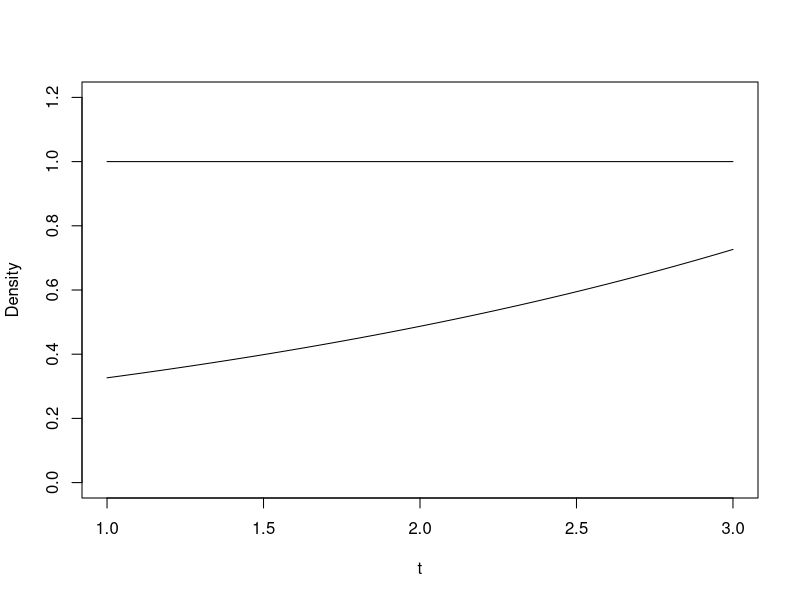
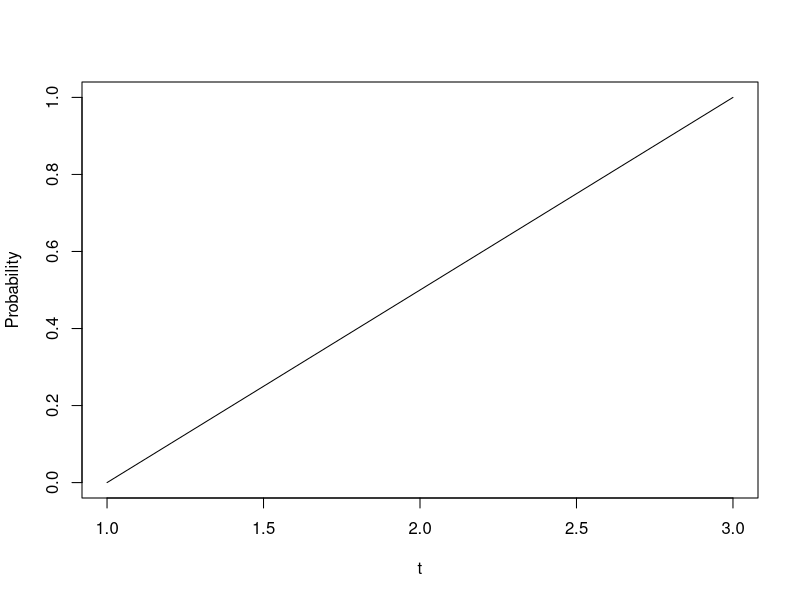

Reproduce these figures in R, in order. (Note: this script raises an error after producing the figures.)
library(stats4)

continuousLogit.loglikelihood<-function(t,L,U,a,b) {
    V_t <- a + b*t
    continuouslogit.denom<-function(t){
        V_t.d <- a + b*t
        return(exp(V_t.d))
    }
    prob<-exp(V_t)/(integrate(continuouslogit.denom,lower=L,upper=U)$value)
    return(-sum(log(prob)))
}

continuousLogit.density<-function(t,L,U,a,b) {
    V_t <- a + b*t
    continuouslogit.denom<-function(t){
        V_t.d <- a + b*t
        return(exp(V_t.d))
    }
    prob<-exp(V_t)/(integrate(continuouslogit.denom,lower=L,upper=U)$value)
    return(prob)
}

continuousLogit.cdf<-function(t,L,U,a,b) {
    prob<-NULL
    for (i in 1:length(t)) {
        prob<-c(prob,integrate(continuousLogit.density,lower=L,upper=t[i],L=L,U=U,a=a,b=b)$value)
    }
    return(prob)
}

candidate.density<-function(x) {    
    return(rep(1,length(x)))    
}

curve(continuousLogit.density(t=x,L=1,U=3,a=2,b=0.4), from=1, to=3,add=FALSE,xlab="t",ylab="Density",ylim=c(0,1.2))
curve(candidate.density(x), from=1, to=3,add=TRUE,xlab="t",ylab="Density")
curve(continuousLogit.cdf(t=x,L=1,U=3,a=2,b=0), from=1,to=3,add=FALSE,xlab="t",ylab="Probability")

#Acceptance-Rejection

simulate_continuouslogit<-function(nsims,M){    
    candidate.density<-function(x) {        
        if (x>=1 && x<=3) {            
            1            
        } else 0        
    }    
    
    n.draws<-0    
    draws<- c()    
    x.grid<-seq(1,3,0.01)        
    while (n.draws < nsims) {                
        x.c <- runif(1,1,3)        
        accept.prob <- continuousLogit.density(x.c,L=1,U=3,a=1,b=0.5)/(M*candidate.density(x.c))        
        u<-runif(1,0,1)        
        if (u <= accept.prob) {            
            draws <- c(draws, x.c)            
            n.draws<-n.draws+1            
        }        
    }    
    return(draws)    
}



#Estimate ContinuousLogit - Identified Model

obschoices<-simulate_continuouslogit(1000,1)
print(fit<-mle(continuousLogit.loglikelihood, start=list(b=0), fixed=list(a=0,L=1,U=3,t=obschoices), method="BFGS",control=list(trace=TRUE, REPORT=1)))
print(summary(fit))
print(vcov(fit))



#Estimate ContinuousLogit - Unidentified Model

obschoices<-simulate_continuouslogit(1000,1)
print(fit<-mle(continuousLogit.loglikelihood, start=list(a=0,b=0), fixed=list(L=1,U=3,t=obschoices), method="BFGS",control=list(trace=TRUE, REPORT=1)))
print(summary(fit))
print(vcov(fit))
